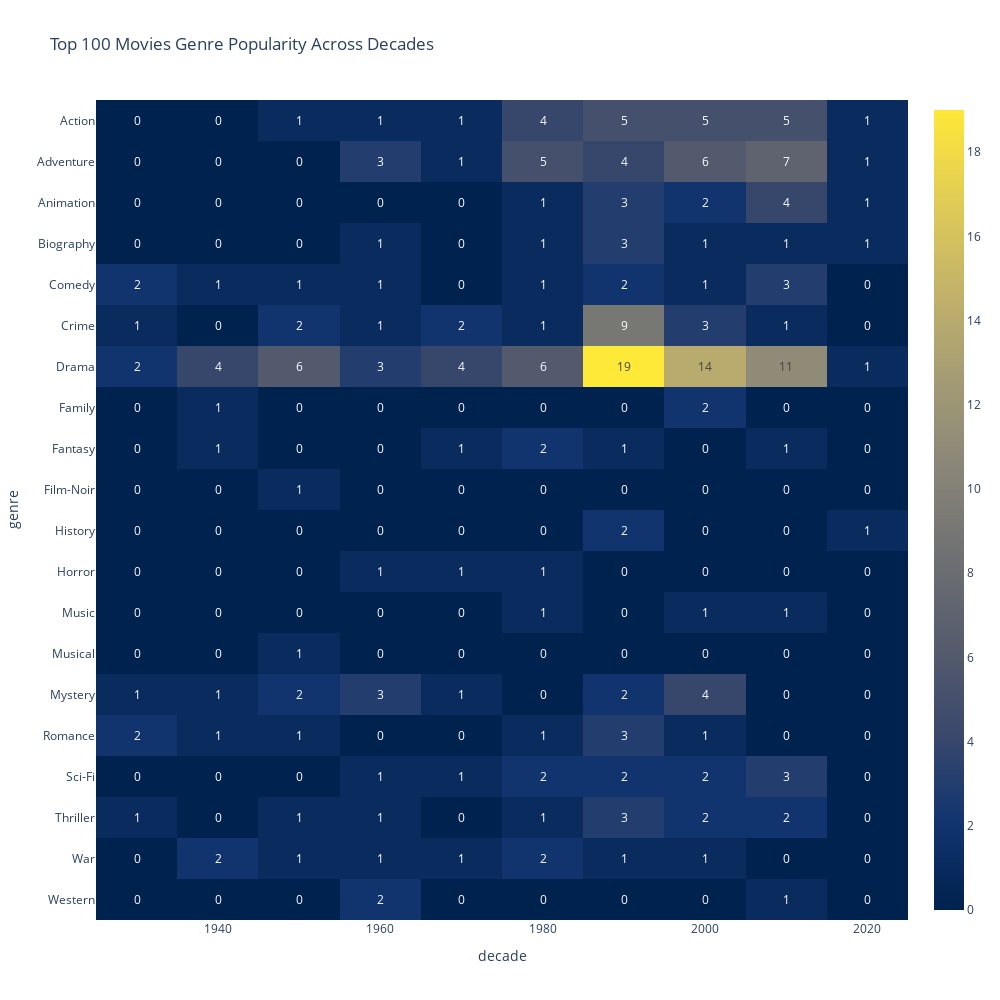

The notebook cell saved with this chart:
### Markdown cell above
The highest rated genres on IMDB are History, Crime, and Western, while the lowest is Musical. The average IMDB rating for each genre doesn't vary much. The highest rated genre has an average rating of 8.63 and the lowest has an average rating of 8.3.

### Code cell
genre_decades_df = exploded_df.groupby(['genre', 'decade'])['title'].count().reset_index()

genre_decades_df = genre_decades_df.pivot(index='genre', columns='decade')['title'].fillna(0)

fig = px.imshow(genre_decades_df, x=genre_decades_df.columns, y=genre_decades_df.index, text_auto=True, color_continuous_scale='Cividis', 
                title='Top 100 Movies Genre Popularity Across Decades')
fig.update_layout(width=1000,height=1000)
fig.show()

### Figure 1 — Plotly figure (JSON) as saved in the notebook; plotly's stock layout.template omitted (floating-point values rounded to 4 significant figures; data arrays with more than 128 entries replaced by an {"elided": "..."} marker saying what was removed)
{"data": [{"coloraxis": "coloraxis", "hovertemplate": "decade: %{x}<br>genre: %{y}<br>color: %{z}<extra></extra>", "name": "0", "texttemplate": "%{z}", "type": "heatmap", "x": [1930, 1940, 1950, 1960, 1970, 1980, 1990, 2000, 2010, 2020], "xaxis": "x", "y": ["Action", "Adventure", "Animation", "Biography", "Comedy", "Crime", "Drama", "Family", "Fantasy", "Film-Noir", "History", "Horror", "Music", "Musical", "Mystery", "Romance", "Sci-Fi", "Thriller", "War", "Western"], "yaxis": "y", "z": {"elided": "20x10 int values"}}], "layout": {"coloraxis": {"colorscale": [[0, "#00224e"], [0.1111, "#123570"], [0.2222, "#3b496c"], [0.3333, "#575d6d"], [0.4444, "#707173"], [0.5556, "#8a8678"], [0.6667, "#a59c74"], [0.7778, "#c3b369"], [0.8889, "#e1cc55"], [1, "#fee838"]]}, "height": 1000, "title": {"text": "Top 100 Movies Genre Popularity Across Decades"}, "width": 1000, "xaxis": {"anchor": "y", "constrain": "domain", "domain": [0, 1], "scaleanchor": "y", "title": {"text": "decade"}}, "yaxis": {"anchor": "x", "autorange": "reversed", "constrain": "domain", "domain": [0, 1], "title": {"text": "genre"}}}}
